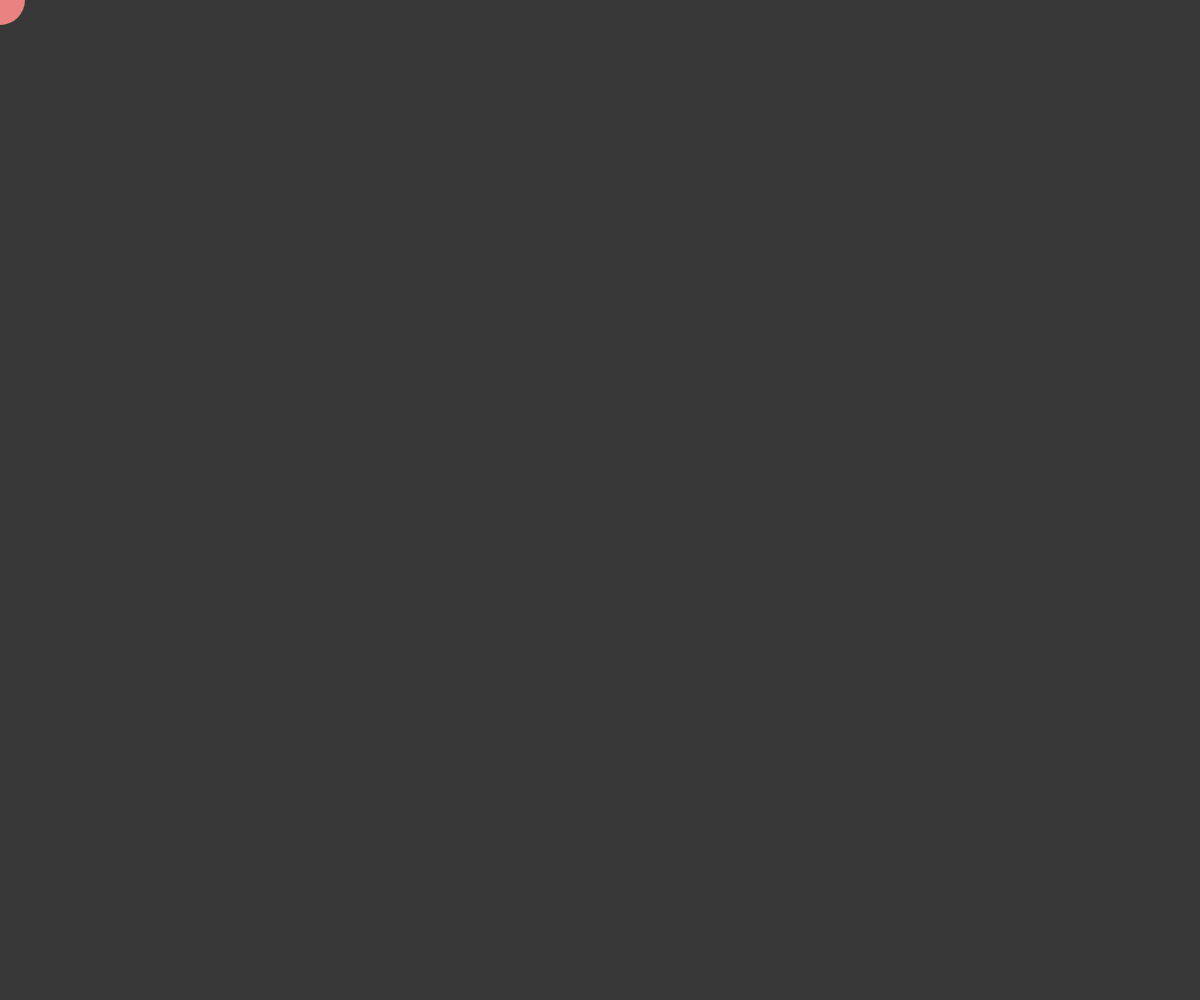
Frame 1 (no input)
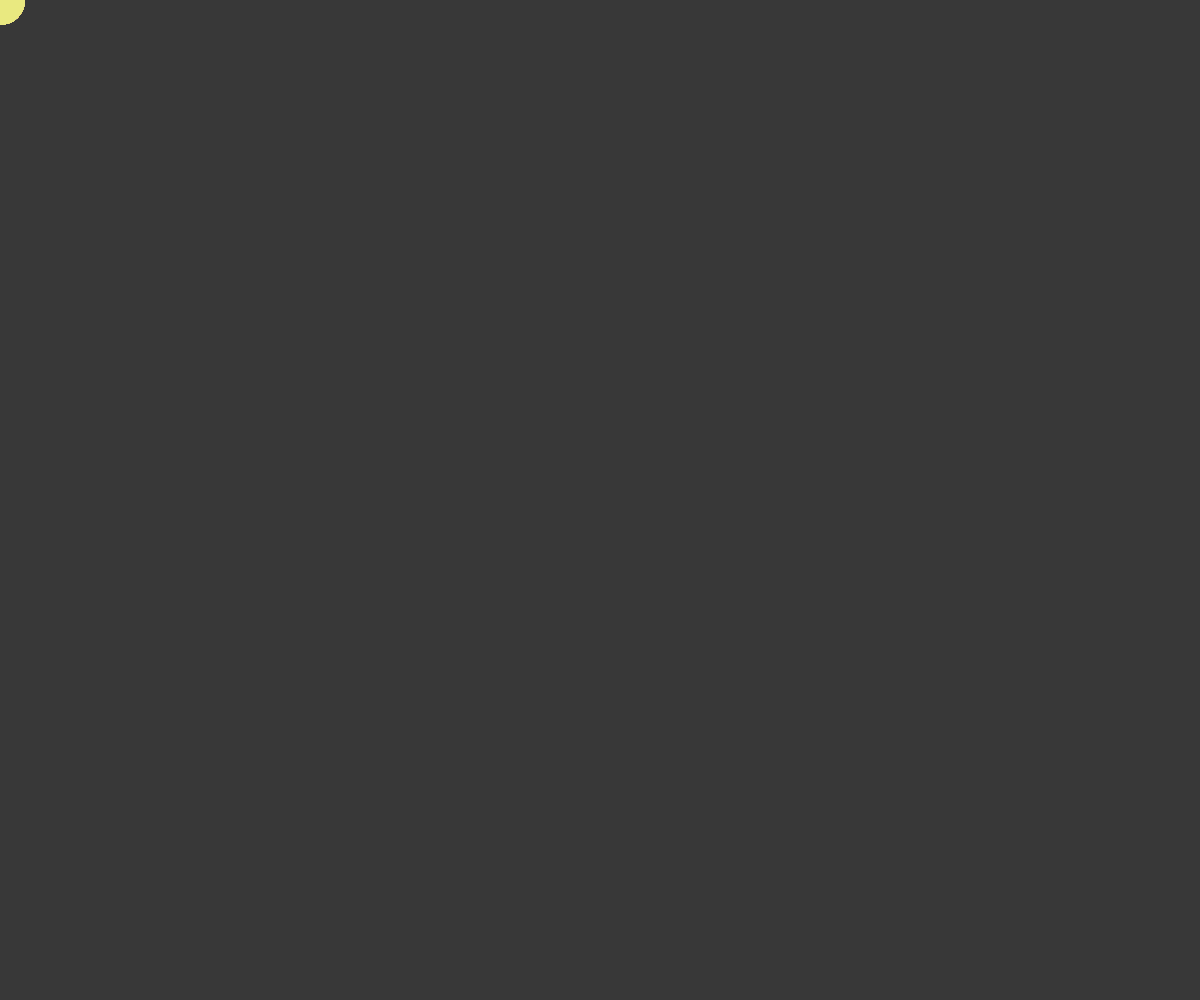
Frame 60 (no input)
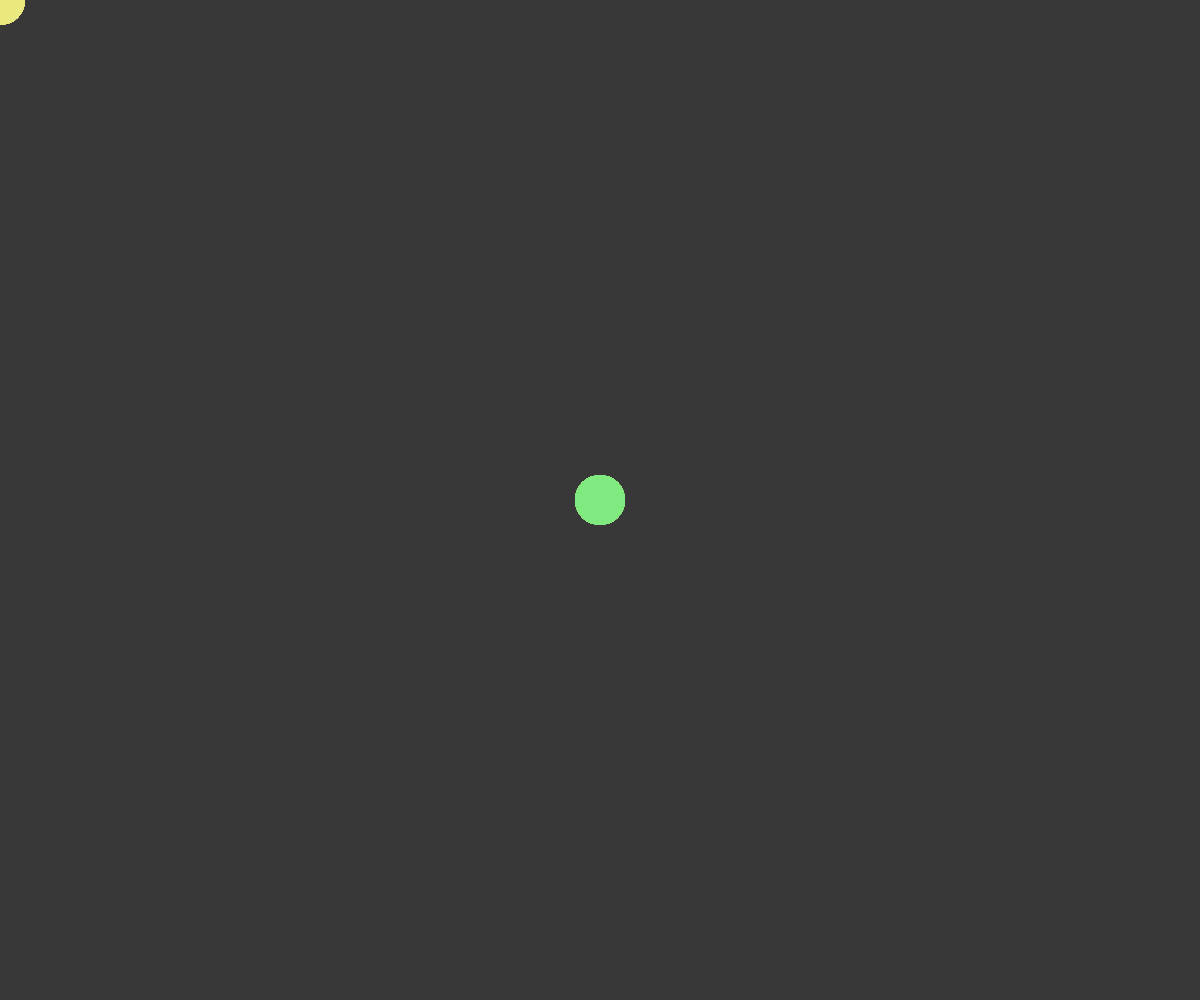
Frame 120 (the mouse pressed at the canvas centre since frame 60)

The p5.js sketch that drew these frames (run headless with seeded random() and noise() and a simulated clock; from frame 60 on, the mouse is pressed at the canvas centre):

// p5.js sketch
// ── sketch.js
var hue;

function setup() {
  createCanvas(windowWidth, windowHeight);
  background(56, 56, 56);
  hue = 0;
}

function draw() {

  if (hue > 360) {
    hue = 0;
  } else {
    hue++;
  }

  colorMode(HSL, 360);
  noStroke();
  fill(hue, 255, 255);
  ellipse(mouseX, mouseY, 50, 50);
}
